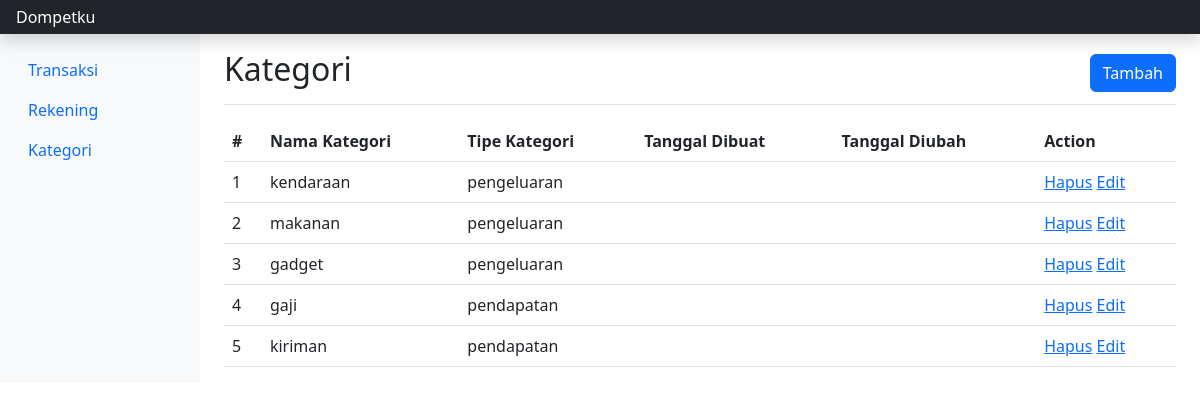
The app's page /public/kategori with its own data.
### tables this page shows
CREATE TABLE IF NOT EXISTS `kategori` (
  `id` bigint unsigned NOT NULL AUTO_INCREMENT,
  `kategori` varchar(255) NOT NULL,
  `tipe` enum('pendapatan','pengeluaran') NOT NULL,
  `created_at` timestamp NULL DEFAULT NULL,
  `updated_at` timestamp NULL DEFAULT NULL,
  PRIMARY KEY (`id`)
);

### Application/Core/Controller.php (called while the page is built, shortened)
<?php
class Controller
{
     public function view($view, $data = [])
     {
         require '../Application/Views/' . $view . '.php';
     }
     public function model($model)
     {
         return new $model;
     }
}

### Application/Controllers/KategoriController.php (called while the page is built, shortened)
<?php
class KategoriController extends Controller
{
    protected $header = TEMPLATE_PATH . '/header';
    protected $footer = TEMPLATE_PATH . '/footer';
    public function index()
    {
        $data = $this->model('Kategori')->getAllData();
        $judul = 'Kategori';
        $this->view($this->header,[
            'judul' => $judul
        ]);
        $this->view('kategori/index', [
            'data' => $data,
            'judul' => $judul
        ]);
        $this->view($this->footer);
    }
}

### Application/Core/App.php (called while the page is built, shortened)
<?php
class App
{
    protected $method = 'index';
    protected $params = [];
    public function __construct()
    {
        $this->controller = new $this->controller;
        call_user_func_array([$this->controller, $this->method], $this->params);
    }
}

### public/Index.php (called while the page is built, shortened)
<?php
spl_autoload_register(function ($className) {
    $file = ROOT_PATH . str_replace('\\', '/', $className) . '.php';
});
$app = new App;

### Application/Core/Database.php (called while the page is built, shortened)
<?php
class Database
{
    private $host = DB_HOST;
    private $user = DB_USER;
    private $pass = DB_PASS;
    private $dbName = DB_NAME;
    private $dbh;
    private $stmt;
    public function __construct()
    {
        $dsn = 'mysql:host='.$this->host.';dbname='.$this->dbName;
        $option = [
            PDO::ATTR_PERSISTENT => true,
            PDO::ATTR_ERRMODE => PDO::ERRMODE_EXCEPTION
        ];
        try {
            $this->dbh = new PDO($dsn, $this->user, $this->pass, $option);
        } catch (PDOException $e) {
            die($e->getMessage());
        }
    }
    public function query($query)
    {
        $this->stmt = $this->dbh->prepare($query);
    }
    public function execute()
    {
        $this->stmt->execute();
    }
    public function resultSet()
    {
        $this->execute();
        return $this->stmt->fetchAll(PDO::FETCH_OBJ);
    }
}

### Application/Models/Kategori.php (called while the page is built, shortened)
<?php
class Kategori
{
    private $table = 'kategori';
    private $db;
    public function __construct()
    {
        $this->db = new Database;
    }
    public function getAllData()
    {
        $this->db->query('SELECT * FROM ' . $this->table);
        return $this->db->resultSet();
    }
}

### Application/Views/kategori/index.php (the view)
<div class="d-flex justify-content-between flex-wrap flex-md-nowrap
       align-items-center pt-3 pb-2 mb-3 border-bottom">
    <h1 class="h2"><?= $data['judul'] ?></h1>
    <a href="<?= BASE_URL ?>/<?= $data['judul'] ?>/create">
        <button class='btn btn-primary'>Tambah</button>
    </a>
</div>
<div class="table-responsive">
    <table class="table" class="table table-striped table-sm" aria-label="tabel rekening">
        <thead>
            <tr>
                <th scope="col">#</th>
                <th scope="col">Nama Kategori</th>
                <th scope="col">Tipe Kategori</th>
                <th scope="col">Tanggal Dibuat</th>
                <th scope="col">Tanggal Diubah</th>
                <th scope="col">Action</th>
            </tr>
        </thead>
        <tbody>
            <?php
            $no = 1;
            foreach ($data['data'] as $d) {
            ?>
                <tr>
                    <td><?= $no++ ?></th>
                    <td><?= $d->kategori ?></td>
                    <td><?= $d->tipe ?></td>
                    <td><?= $d->created_at ?></td>
                    <td><?= $d->updated_at ?></td>
                    <td>
                        <a href="<?= BASE_URL ?>/kategori/destroy/<?= $d->id ?>">Hapus</a>
                        <a href="<?= BASE_URL ?>/kategori/edit/<?= $d->id ?>">Edit</a>
                    </td>
                </tr>
            <?php } ?>
        </tbody>
    </table>
</div>

### Application/Views/templates/header.php (shortened to what this page needs)
<!DOCTYPE html>
<html lang="en">
<head>
    <title><?php print_r($data['judul']) ?></title>
    <link href="https://getbootstrap.com/docs/5.3/examples/dashboard/dashboard.css" rel="stylesheet">
    <link href="https://getbootstrap.com/docs/5.3/dist/css/bootstrap.min.css" rel="stylesheet"
>
</head>
<body>
    <header class="navbar navbar-dark sticky-top bg-dark flex-md-nowrap p-0 shadow">
        <a class="navbar-brand col-md-3 col-lg-2 me-0 px-3 fs-6" href="#">Dompetku</a>
    </header>
    <div class="container-fluid">
        <div class="row">
            <nav id="sidebarMenu" class="col-md-3 col-lg-2 d-md-block bg-body-tertiary sidebar collapse">
                <div class="position-sticky pt-3 sidebar-sticky">
                    <ul class="nav flex-column">
                        <li class="nav-item">
                            <a class="nav-link" href="<?= BASE_URL ?>/transaksi">
                                Transaksi
                            </a>
                        </li>
                        <li class="nav-item">
                            <a class="nav-link" href="<?= BASE_URL ?>/rekening">
                                Rekening
                            </a>
                        </li>
                        <li class="nav-item">
                            <a class="nav-link" href="<?= BASE_URL ?>/kategori">
                                Kategori
                            </a>
                        </li>
                    </ul>
                </div>
            </nav>
            <main class="col-md-9 ms-sm-auto col-lg-10 px-md-4">

### Application/Views/templates/footer.php (shortened to what this page needs)
        </main>
    </div>
</div>
</body>
</html>

### records on screen
kategori: kategori "kendaraan", tipe "pengeluaran"
kategori: kategori "makanan", tipe "pengeluaran"
kategori: kategori "gadget", tipe "pengeluaran"
kategori: kategori "gaji", tipe "pendapatan"
kategori: kategori "kiriman", tipe "pendapatan"

### other values on screen
$data['judul'] "Kategori"
